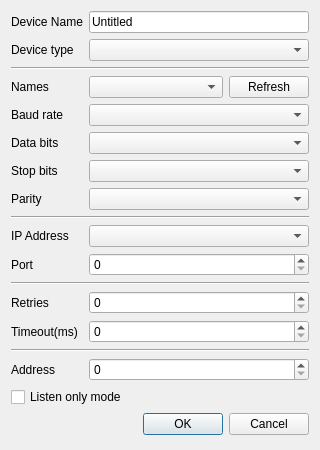
<?xml version="1.0" encoding="UTF-8"?>
<ui version="4.0">
 <class>DeviceEditor</class>
 <widget class="QDialog" name="DeviceEditor">
  <property name="geometry">
   <rect>
    <x>0</x>
    <y>0</y>
    <width>320</width>
    <height>450</height>
   </rect>
  </property>
  <property name="minimumSize">
   <size>
    <width>320</width>
    <height>0</height>
   </size>
  </property>
  <property name="windowTitle">
   <string>New Modbus Device</string>
  </property>
  <layout class="QGridLayout" name="gridLayout">
   <item row="13" column="1">
    <widget class="QSpinBox" name="spinBoxTimeout"/>
   </item>
   <item row="9" column="1">
    <widget class="QComboBox" name="comboBoxTcpAddress"/>
   </item>
   <item row="12" column="0">
    <widget class="QLabel" name="labelRetries">
     <property name="sizePolicy">
      <sizepolicy hsizetype="Fixed" vsizetype="Preferred">
       <horstretch>0</horstretch>
       <verstretch>0</verstretch>
      </sizepolicy>
     </property>
     <property name="text">
      <string>Retries</string>
     </property>
    </widget>
   </item>
   <item row="4" column="1">
    <widget class="QComboBox" name="comboBoxRtuBaudRate"/>
   </item>
   <item row="15" column="1">
    <widget class="QSpinBox" name="spinBoxServerAddress"/>
   </item>
   <item row="13" column="0">
    <widget class="QLabel" name="labelTimeout">
     <property name="sizePolicy">
      <sizepolicy hsizetype="Fixed" vsizetype="Preferred">
       <horstretch>0</horstretch>
       <verstretch>0</verstretch>
      </sizepolicy>
     </property>
     <property name="text">
      <string>Timeout(ms)</string>
     </property>
    </widget>
   </item>
   <item row="8" column="0" colspan="2">
    <widget class="Line" name="lineNetwork">
     <property name="orientation">
      <enum>Qt::Orientation::Horizontal</enum>
     </property>
    </widget>
   </item>
   <item row="4" column="0">
    <widget class="QLabel" name="labelBaudRate">
     <property name="sizePolicy">
      <sizepolicy hsizetype="Fixed" vsizetype="Preferred">
       <horstretch>0</horstretch>
       <verstretch>0</verstretch>
      </sizepolicy>
     </property>
     <property name="text">
      <string>Baud rate</string>
     </property>
    </widget>
   </item>
   <item row="7" column="1">
    <widget class="QComboBox" name="comboBoxRtuParity"/>
   </item>
   <item row="10" column="1">
    <widget class="QSpinBox" name="spinBoxTcpPort"/>
   </item>
   <item row="2" column="0" colspan="2">
    <widget class="Line" name="lineSerialPort">
     <property name="orientation">
      <enum>Qt::Orientation::Horizontal</enum>
     </property>
    </widget>
   </item>
   <item row="1" column="1">
    <widget class="QComboBox" name="comboBoxDeviceType"/>
   </item>
   <item row="5" column="1">
    <widget class="QComboBox" name="comboBoxRtuDataBits"/>
   </item>
   <item row="10" column="0">
    <widget class="QLabel" name="labelPort">
     <property name="sizePolicy">
      <sizepolicy hsizetype="Fixed" vsizetype="Preferred">
       <horstretch>0</horstretch>
       <verstretch>0</verstretch>
      </sizepolicy>
     </property>
     <property name="text">
      <string>Port</string>
     </property>
    </widget>
   </item>
   <item row="9" column="0">
    <widget class="QLabel" name="labelIp">
     <property name="sizePolicy">
      <sizepolicy hsizetype="Fixed" vsizetype="Preferred">
       <horstretch>0</horstretch>
       <verstretch>0</verstretch>
      </sizepolicy>
     </property>
     <property name="text">
      <string>IP Address</string>
     </property>
    </widget>
   </item>
   <item row="6" column="0">
    <widget class="QLabel" name="labelStopBits">
     <property name="sizePolicy">
      <sizepolicy hsizetype="Fixed" vsizetype="Preferred">
       <horstretch>0</horstretch>
       <verstretch>0</verstretch>
      </sizepolicy>
     </property>
     <property name="text">
      <string>Stop bits</string>
     </property>
    </widget>
   </item>
   <item row="0" column="1">
    <widget class="QLineEdit" name="lineEditDeviceName">
     <property name="text">
      <string notr="true">Untitled</string>
     </property>
     <property name="placeholderText">
      <string>Such as: Siemens S7-300</string>
     </property>
    </widget>
   </item>
   <item row="0" column="0">
    <widget class="QLabel" name="label_11">
     <property name="text">
      <string>Device Name</string>
     </property>
    </widget>
   </item>
   <item row="12" column="1">
    <widget class="QSpinBox" name="spinBoxNumberOfRetries"/>
   </item>
   <item row="7" column="0">
    <widget class="QLabel" name="labelParity">
     <property name="sizePolicy">
      <sizepolicy hsizetype="Fixed" vsizetype="Preferred">
       <horstretch>0</horstretch>
       <verstretch>0</verstretch>
      </sizepolicy>
     </property>
     <property name="text">
      <string>Parity</string>
     </property>
    </widget>
   </item>
   <item row="6" column="1">
    <widget class="QComboBox" name="comboBoxRtuStopBits"/>
   </item>
   <item row="14" column="0" colspan="2">
    <widget class="Line" name="lineServer">
     <property name="orientation">
      <enum>Qt::Orientation::Horizontal</enum>
     </property>
    </widget>
   </item>
   <item row="5" column="0">
    <widget class="QLabel" name="labelDataBits">
     <property name="sizePolicy">
      <sizepolicy hsizetype="Fixed" vsizetype="Preferred">
       <horstretch>0</horstretch>
       <verstretch>0</verstretch>
      </sizepolicy>
     </property>
     <property name="text">
      <string>Data bits</string>
     </property>
    </widget>
   </item>
   <item row="17" column="0" colspan="2">
    <widget class="QDialogButtonBox" name="buttonBox">
     <property name="standardButtons">
      <set>QDialogButtonBox::StandardButton::Cancel|QDialogButtonBox::StandardButton::Ok</set>
     </property>
    </widget>
   </item>
   <item row="3" column="0">
    <widget class="QLabel" name="labelPortName">
     <property name="sizePolicy">
      <sizepolicy hsizetype="Fixed" vsizetype="Preferred">
       <horstretch>0</horstretch>
       <verstretch>0</verstretch>
      </sizepolicy>
     </property>
     <property name="text">
      <string>Names</string>
     </property>
    </widget>
   </item>
   <item row="3" column="1">
    <layout class="QHBoxLayout" name="horizontalLayout">
     <item>
      <widget class="QComboBox" name="comboBoxRtuNames">
       <property name="sizePolicy">
        <sizepolicy hsizetype="Expanding" vsizetype="Fixed">
         <horstretch>0</horstretch>
         <verstretch>0</verstretch>
        </sizepolicy>
       </property>
      </widget>
     </item>
     <item>
      <widget class="QPushButton" name="pushButtonRefresh">
       <property name="text">
        <string>Refresh</string>
       </property>
      </widget>
     </item>
    </layout>
   </item>
   <item row="16" column="0" colspan="2">
    <widget class="QCheckBox" name="checkBoxListenOnlyMode">
     <property name="text">
      <string>Listen only mode</string>
     </property>
    </widget>
   </item>
   <item row="1" column="0">
    <widget class="QLabel" name="label">
     <property name="sizePolicy">
      <sizepolicy hsizetype="Fixed" vsizetype="Preferred">
       <horstretch>0</horstretch>
       <verstretch>0</verstretch>
      </sizepolicy>
     </property>
     <property name="text">
      <string>Device type</string>
     </property>
    </widget>
   </item>
   <item row="15" column="0">
    <widget class="QLabel" name="labelAddress">
     <property name="sizePolicy">
      <sizepolicy hsizetype="Fixed" vsizetype="Preferred">
       <horstretch>0</horstretch>
       <verstretch>0</verstretch>
      </sizepolicy>
     </property>
     <property name="text">
      <string>Address</string>
     </property>
    </widget>
   </item>
   <item row="11" column="0" colspan="2">
    <widget class="Line" name="lineClient">
     <property name="orientation">
      <enum>Qt::Orientation::Horizontal</enum>
     </property>
    </widget>
   </item>
  </layout>
 </widget>
 <resources/>
 <connections>
  <connection>
   <sender>buttonBox</sender>
   <signal>accepted()</signal>
   <receiver>DeviceConnectionParameterEditor</receiver>
   <slot>accept()</slot>
   <hints>
    <hint type="sourcelabel">
     <x>247</x>
     <y>191</y>
    </hint>
    <hint type="destinationlabel">
     <x>6</x>
     <y>176</y>
    </hint>
   </hints>
  </connection>
  <connection>
   <sender>buttonBox</sender>
   <signal>rejected()</signal>
   <receiver>DeviceConnectionParameterEditor</receiver>
   <slot>reject()</slot>
   <hints>
    <hint type="sourcelabel">
     <x>360</x>
     <y>192</y>
    </hint>
    <hint type="destinationlabel">
     <x>392</x>
     <y>171</y>
    </hint>
   </hints>
  </connection>
 </connections>
</ui>
